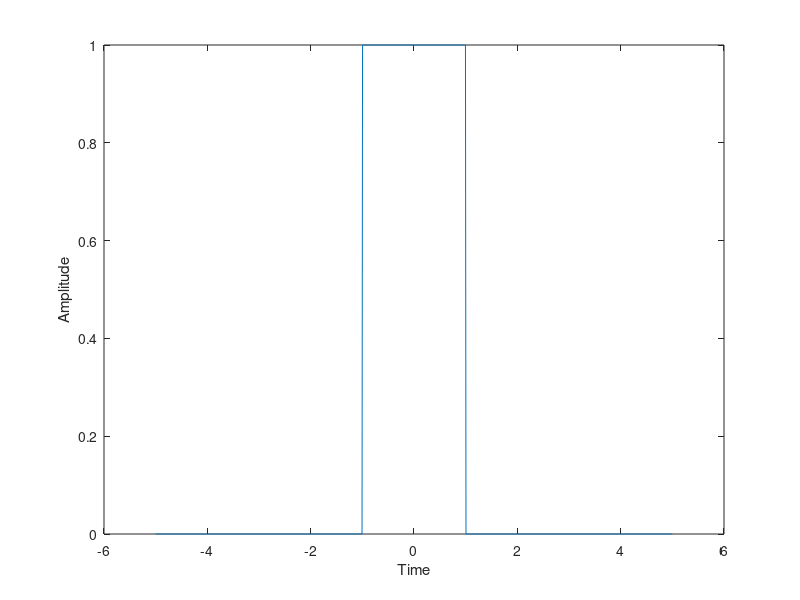

Write the MATLAB code that produced this figure.
clc
clear all

% Define the time axis
t = linspace(-5, 5, 1000);

% Define the gate function
gate = zeros(size(t));
for ii = 1:length(t)
    if abs(t(ii)) <= 1
        gate(ii) = 1;
    end
end

% Plot the gate function
plot(t, gate)
xlabel('Time')
ylabel('Amplitude')
